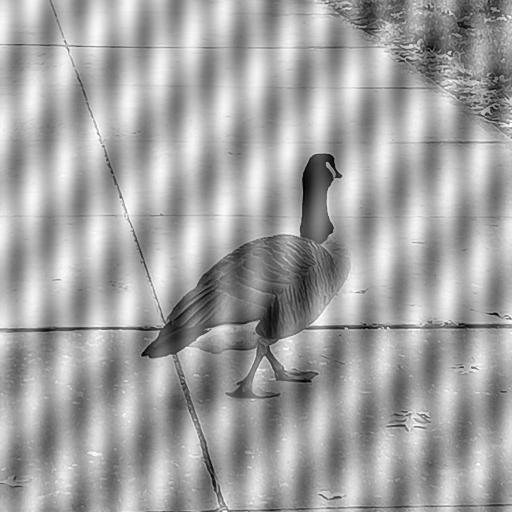
#> input picture labworks/Lab-04/labwork/two_noise.jpeg, 512 x 512 px
$ python tajmilur.py
#> lines starting #> are read from the running program, lines starting #| are printed output that depends on the picture
import cv2
import numpy as np
import matplotlib
import matplotlib.pyplot as plt
matplotlib.use('TkAgg')

point_list=[]

def getPoints(img):
    # click and seed point set up
    x = None
    y = None

    # The mouse coordinate system and the Matplotlib coordinate system are different, handle that
    def onclick(event):
        global x, y
        ax = event.inaxes
        if ax is not None:
            x, y = ax.transData.inverted().transform([event.x, event.y])
            x = int(round(x))
            y = int(round(y))
            point_list.append((x,y))


    X = np.zeros_like(img)
    plt.title("Please select seed pixel from the input")
    im = plt.imshow(img, cmap='gray')
    im.figure.canvas.mpl_connect('button_press_event', onclick)
    plt.show(block=True)

    return point_list


img = cv2.imread('./two_noise.jpeg', 0)
#> img is the input picture: shape (512, 512); min 0, max 255, mean 162.7
img_h, img_w = img.shape
#> img_h = 512; img_w = 512

plt.imshow(img, 'gray')
plt.title('Input image')
plt.show()

F = np.fft.fft2(img)
F_shift = np.fft.fftshift(F)

magnitude = np.log(np.abs(F))
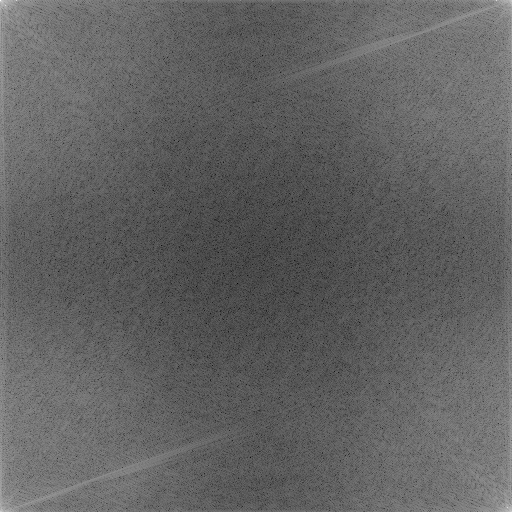
#> magnitude: shape (512, 512) float64; min 1.28, max 17.57, mean 7.56; drawn with min black and max white

plt.imshow(magnitude, 'gray')
plt.title('Magnitude')
plt.show()

magnitude_shift = np.log(np.abs(F_shift))
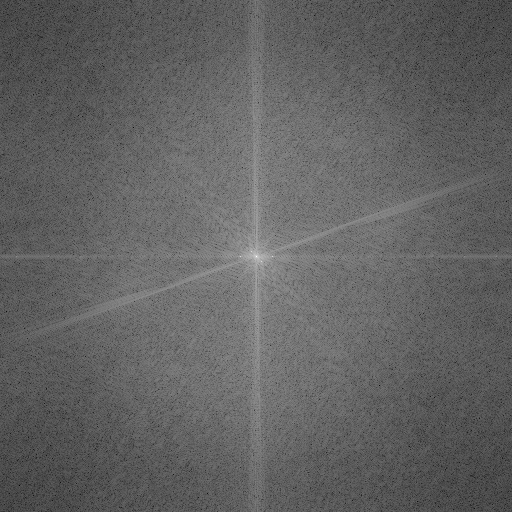
#> magnitude_shift: shape (512, 512) float64; min 1.28, max 17.57, mean 7.56; drawn with min black and max white

plt.imshow(magnitude_shift, 'gray')
plt.title('Magnitude after shift')
plt.show()

pts=getPoints(magnitude_shift)
#> pts = []
print(pts)

filter_butter = np.zeros((img_h, img_w), dtype=np.float32)

#> (the run stopped early here; a loop or call above may not have finished)
